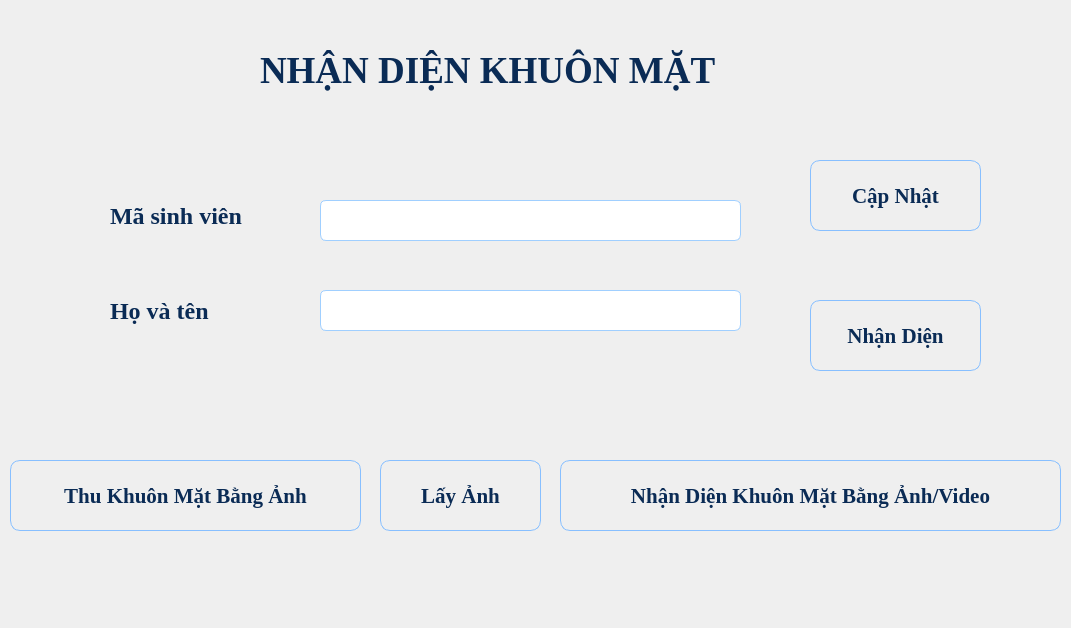
<?xml version="1.0" encoding="UTF-8"?>
<ui version="4.0">
 <class>Form</class>
 <widget class="QWidget" name="Form">
  <property name="geometry">
   <rect>
    <x>0</x>
    <y>0</y>
    <width>1071</width>
    <height>628</height>
   </rect>
  </property>
  <property name="windowTitle">
   <string>Nhận diện khuôn mặt</string>
  </property>
  <property name="styleSheet">
   <string notr="true">QWidget {
    background-color: qlineargradient(x1:0, y1:0, x2:1, y2:1,
                                      stop:0 #eaf6ff, stop:1 #cfe8ff);
}</string>
  </property>
  <widget class="QLabel" name="label_2">
   <property name="geometry">
    <rect>
     <x>110</x>
     <y>200</y>
     <width>161</width>
     <height>31</height>
    </rect>
   </property>
   <property name="font">
    <font>
     <family>Times New Roman</family>
     <pointsize>18</pointsize>
     <weight>75</weight>
     <bold>true</bold>
    </font>
   </property>
   <property name="styleSheet">
    <string notr="true">color: #0a2b55;</string>
   </property>
   <property name="text">
    <string>Mã sinh viên</string>
   </property>
   <property name="textFormat">
    <enum>Qt::PlainText</enum>
   </property>
  </widget>
  <widget class="QLabel" name="label_3">
   <property name="geometry">
    <rect>
     <x>110</x>
     <y>290</y>
     <width>121</width>
     <height>41</height>
    </rect>
   </property>
   <property name="font">
    <font>
     <family>Times New Roman</family>
     <pointsize>18</pointsize>
     <weight>75</weight>
     <bold>true</bold>
    </font>
   </property>
   <property name="styleSheet">
    <string notr="true">color: #0a2b55;</string>
   </property>
   <property name="text">
    <string>Họ và tên</string>
   </property>
   <property name="textFormat">
    <enum>Qt::PlainText</enum>
   </property>
  </widget>
  <widget class="QLineEdit" name="txtMaSV">
   <property name="geometry">
    <rect>
     <x>320</x>
     <y>200</y>
     <width>421</width>
     <height>41</height>
    </rect>
   </property>
   <property name="font">
    <font>
     <pointsize>12</pointsize>
    </font>
   </property>
   <property name="layoutDirection">
    <enum>Qt::LeftToRight</enum>
   </property>
   <property name="styleSheet">
    <string notr="true">QLineEdit {
    background-color: white;
    border: 1px solid #a0cfff;
    border-radius: 6px;
    padding: 5px;
    font-size: 12pt;
}</string>
   </property>
   <property name="text">
    <string/>
   </property>
  </widget>
  <widget class="QLineEdit" name="txtHoTen">
   <property name="geometry">
    <rect>
     <x>320</x>
     <y>290</y>
     <width>421</width>
     <height>41</height>
    </rect>
   </property>
   <property name="font">
    <font>
     <pointsize>12</pointsize>
    </font>
   </property>
   <property name="styleSheet">
    <string notr="true">QLineEdit {
    background-color: white;
    border: 1px solid #a0cfff;
    border-radius: 6px;
    padding: 5px;
    font-size: 12pt;
}</string>
   </property>
  </widget>
  <widget class="QPushButton" name="btnLayAnh">
   <property name="geometry">
    <rect>
     <x>380</x>
     <y>460</y>
     <width>161</width>
     <height>71</height>
    </rect>
   </property>
   <property name="font">
    <font>
     <family>Times New Roman</family>
     <pointsize>16</pointsize>
     <weight>75</weight>
     <bold>true</bold>
    </font>
   </property>
   <property name="styleSheet">
    <string notr="true">QPushButton {
    background-color: qlineargradient(x1:0, y1:0, x2:1, y2:0,
                                      stop:0 #dceeff, stop:1 #a3cfff);
    border: 1px solid #87bfff;
    border-radius: 10px;
    padding: 8px 16px;
    font-weight: bold;
    color: #0a2b55;
}
QPushButton:hover {
    background-color: #c0e0ff;
}</string>
   </property>
   <property name="text">
    <string>Lấy Ảnh</string>
   </property>
  </widget>
  <widget class="QPushButton" name="btnCapNhat">
   <property name="geometry">
    <rect>
     <x>810</x>
     <y>160</y>
     <width>171</width>
     <height>71</height>
    </rect>
   </property>
   <property name="font">
    <font>
     <family>Times New Roman</family>
     <pointsize>16</pointsize>
     <weight>75</weight>
     <bold>true</bold>
    </font>
   </property>
   <property name="styleSheet">
    <string notr="true">QPushButton {
    background-color: qlineargradient(x1:0, y1:0, x2:1, y2:0,
                                      stop:0 #dceeff, stop:1 #a3cfff);
    border: 1px solid #87bfff;
    border-radius: 10px;
    padding: 8px 16px;
    font-weight: bold;
    color: #0a2b55;
}
QPushButton:hover {
    background-color: #c0e0ff;
}</string>
   </property>
   <property name="text">
    <string>Cập Nhật</string>
   </property>
  </widget>
  <widget class="QPushButton" name="btnNhanDang">
   <property name="geometry">
    <rect>
     <x>810</x>
     <y>300</y>
     <width>171</width>
     <height>71</height>
    </rect>
   </property>
   <property name="font">
    <font>
     <family>Times New Roman</family>
     <pointsize>16</pointsize>
     <weight>75</weight>
     <bold>true</bold>
    </font>
   </property>
   <property name="styleSheet">
    <string notr="true">QPushButton {
    background-color: qlineargradient(x1:0, y1:0, x2:1, y2:0,
                                      stop:0 #dceeff, stop:1 #a3cfff);
    border: 1px solid #87bfff;
    border-radius: 10px;
    padding: 8px 16px;
    font-weight: bold;
    color: #0a2b55;
}
QPushButton:hover {
    background-color: #c0e0ff;
}</string>
   </property>
   <property name="text">
    <string>Nhận Diện</string>
   </property>
  </widget>
  <widget class="QPushButton" name="btnThuKhuonMat_Anh">
   <property name="geometry">
    <rect>
     <x>10</x>
     <y>460</y>
     <width>351</width>
     <height>71</height>
    </rect>
   </property>
   <property name="font">
    <font>
     <family>Times New Roman</family>
     <pointsize>16</pointsize>
     <weight>75</weight>
     <bold>true</bold>
    </font>
   </property>
   <property name="styleSheet">
    <string notr="true">QPushButton {
    background-color: qlineargradient(x1:0, y1:0, x2:1, y2:0,
                                      stop:0 #dceeff, stop:1 #a3cfff);
    border: 1px solid #87bfff;
    border-radius: 10px;
    padding: 8px 16px;
    font-weight: bold;
    color: #0a2b55;
}
QPushButton:hover {
    background-color: #c0e0ff;
}</string>
   </property>
   <property name="text">
    <string>Thu Khuôn Mặt Bằng Ảnh</string>
   </property>
  </widget>
  <widget class="QPushButton" name="btnNhanDienKhuonMat_AnhVideo">
   <property name="geometry">
    <rect>
     <x>560</x>
     <y>460</y>
     <width>501</width>
     <height>71</height>
    </rect>
   </property>
   <property name="font">
    <font>
     <family>Times New Roman</family>
     <pointsize>16</pointsize>
     <weight>75</weight>
     <bold>true</bold>
    </font>
   </property>
   <property name="styleSheet">
    <string notr="true">QPushButton {
    background-color: qlineargradient(x1:0, y1:0, x2:1, y2:0,
                                      stop:0 #dceeff, stop:1 #a3cfff);
    border: 1px solid #87bfff;
    border-radius: 10px;
    padding: 8px 16px;
    font-weight: bold;
    color: #0a2b55;
}
QPushButton:hover {
    background-color: #c0e0ff;
}</string>
   </property>
   <property name="text">
    <string>Nhận Diện Khuôn Mặt Bằng Ảnh/Video</string>
   </property>
  </widget>
  <widget class="QLabel" name="label_4">
   <property name="geometry">
    <rect>
     <x>260</x>
     <y>40</y>
     <width>581</width>
     <height>61</height>
    </rect>
   </property>
   <property name="font">
    <font>
     <family>Times New Roman</family>
     <pointsize>28</pointsize>
     <weight>75</weight>
     <bold>true</bold>
    </font>
   </property>
   <property name="styleSheet">
    <string notr="true">color: #0a2b55;</string>
   </property>
   <property name="text">
    <string>NHẬN DIỆN KHUÔN MẶT</string>
   </property>
  </widget>
 </widget>
 <resources/>
 <connections/>
</ui>
